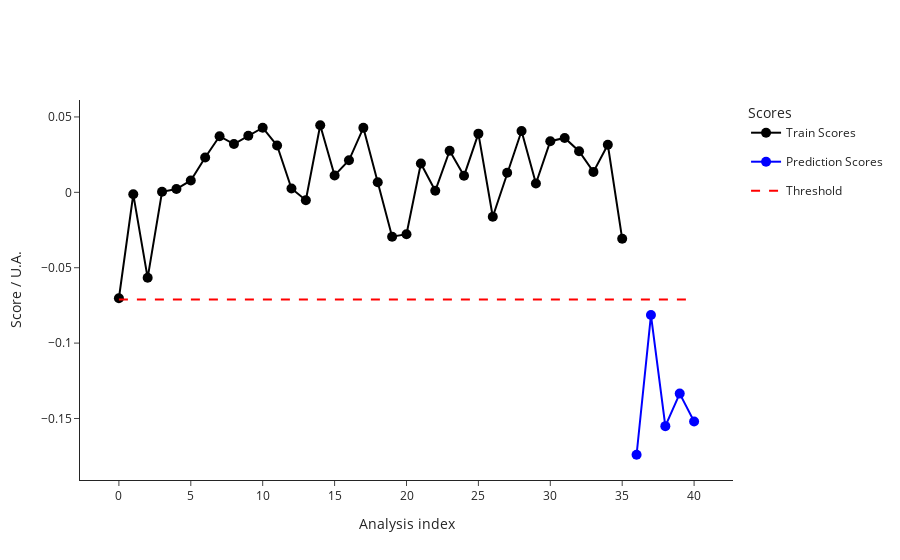

The notebook cell this image was saved under:
### Code cell
test_data = pd.read_csv("dev/test3_features.csv")
test_metadata = pd.read_csv("dev/test3_metadata.csv")
ana.predict(test_data, test_metadata)
outliers_test = ana.test_prediction_outliers()
print(outliers_test)
ana.plot_scores()
